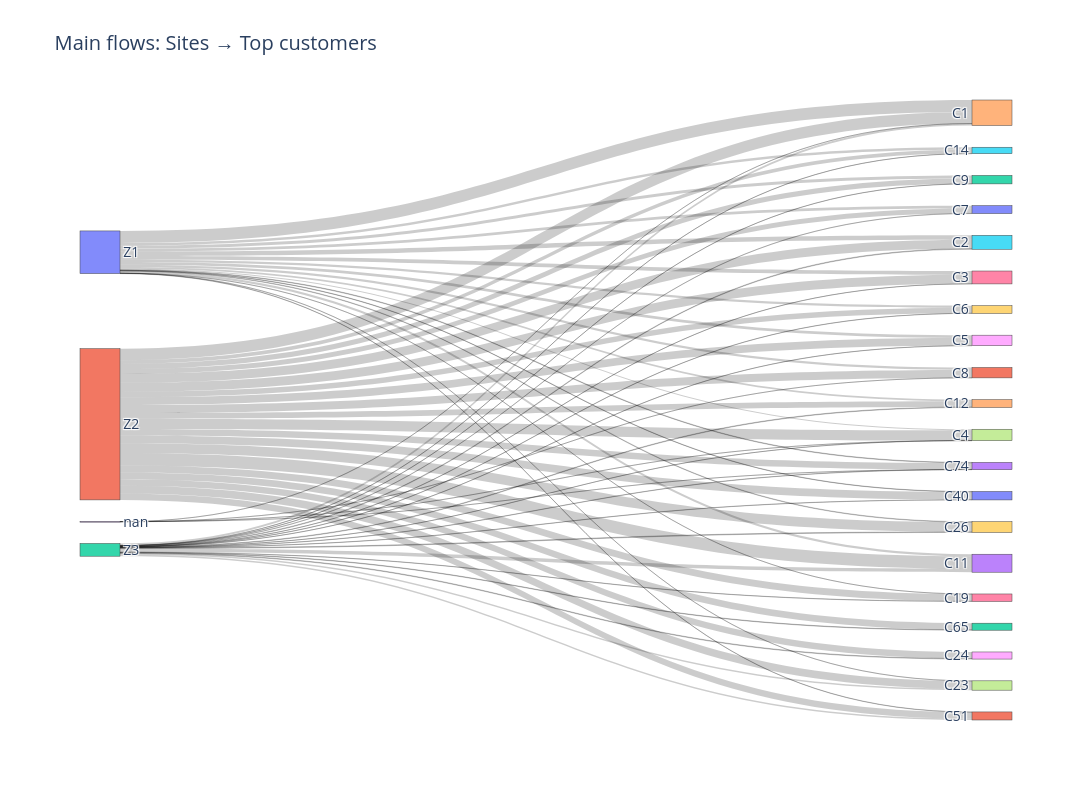

Notebook source saved alongside this figure:
### Markdown cell above
### 2.5 Simple network view (Sankey diagram)

Finally, I build a **Sankey diagram** to visualize the main flows:

- nodes on the left are sites (Z1, Z2, Z3),
- nodes on the right are the **top 20 customers** by tonnage,
- link width corresponds to shipped tonnes.

This gives an intuitive picture of which sites are feeding which big customers.

### Code cell
# 2.5 Simple network view (Sankey for top flows)

cust_site_flows = (
    expedition2.groupby(["Site", "Customer"])["Weight[t]"]
    .sum()
    .reset_index()
    .rename(columns={"Weight[t]": "Tonnes"})
)

# Only keep top N customers by volume to keep diagram readable
top_customers_for_sankey = (
    cust_site_flows.groupby("Customer")["Tonnes"]
    .sum()
    .nlargest(20)
    .index
)

cs_top = cust_site_flows[cust_site_flows["Customer"].isin(top_customers_for_sankey)]

sites = cs_top["Site"].unique().tolist()
customers = sorted(cs_top["Customer"].unique())

# Build node list: first sites, then customers
site_nodes = sites
customer_nodes = [f"C{c}" for c in customers]
nodes = site_nodes + customer_nodes

node_indices = {name: i for i, name in enumerate(nodes)}

sources = [node_indices[row["Site"]] for _, row in cs_top.iterrows()]
targets = [node_indices[f"C{row['Customer']}"] for _, row in cs_top.iterrows()]
values = cs_top["Tonnes"].tolist()

fig = go.Figure(data=[go.Sankey(
    node=dict(
        pad=30,
        thickness=40,
        label=nodes,
    ),
    link=dict(
        source=sources,
        target=targets,
        value=values
    )
)])

fig.update_layout(
    title_text="Main flows: Sites → Top customers",
    width=1100,
    height=800,
    font=dict(size=14)
)

fig.show()
fig.write_image("main_flows_site_top_cust_2017.png", width=1600, height=900, scale=3)

### Figure 1 — Plotly figure (JSON) as saved in the notebook; plotly's stock layout.template omitted (floating-point values rounded to 4 significant figures)
{"data": [{"link": {"source": [0, 0, 0, 0, 0, 0, 0, 0, 0, 0, 0, 0, 0, 0, 0, 0, 0, 0, 1, 1, 1, 1, 1, 1, 1, 1, 1, 1, 1, 1, 1, 1, 1, 1, 1, 1, 1, 1, 2, 2, 2, 2, 2, 2, 2, 2, 2, 2, 2, 2, 2, 2, 2, 2, 2, 2, 2, 3, 3, 3, 3], "target": [4, 5, 6, 7, 8, 9, 10, 11, 12, 13, 14, 15, 16, 17, 19, 20, 21, 23, 4, 5, 6, 7, 8, 9, 10, 11, 12, 13, 14, 15, 16, 17, 18, 19, 20, 21, 22, 23, 4, 5, 6, 7, 8, 9, 10, 12, 13, 14, 15, 16, 17, 18, 19, 20, 21, 22, 23, 4, 7, 11, 23], "value": [569203, 207715, 177446, 51393, 126209, 103685, 137193, 114553, 147792, 96296, 78057, 122067, 1582, 6954, 21662, 15906, 11509, 24733, 542042, 421618, 426861, 483450, 365916, 254220, 228232, 375728, 245723, 586486, 267378, 176276, 340001, 368926, 308780, 456687, 372956, 300951, 310586, 308253, 91674, 28750, 5070, 2995, 6654, 8134, 8848, 5725, 167223, 25519, 5964, 10680, 65583, 26852, 30554, 10267, 68418, 21336, 11496, 175, 90, 218, 1730]}, "node": {"label": ["Z1", "Z2", "Z3", "nan", "C1", "C2", "C3", "C4", "C5", "C6", "C7", "C8", "C9", "C11", "C12", "C14", "C19", "C23", "C24", "C26", "C40", "C51", "C65", "C74"], "pad": 30, "thickness": 40}, "type": "sankey"}], "layout": {"font": {"size": 14}, "height": 800, "title": {"text": "Main flows: Sites → Top customers"}, "width": 1100}}
